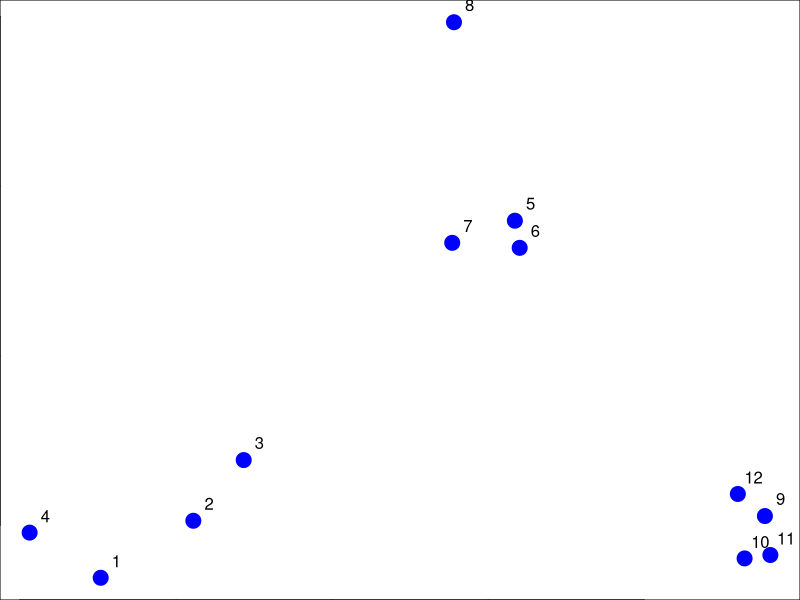
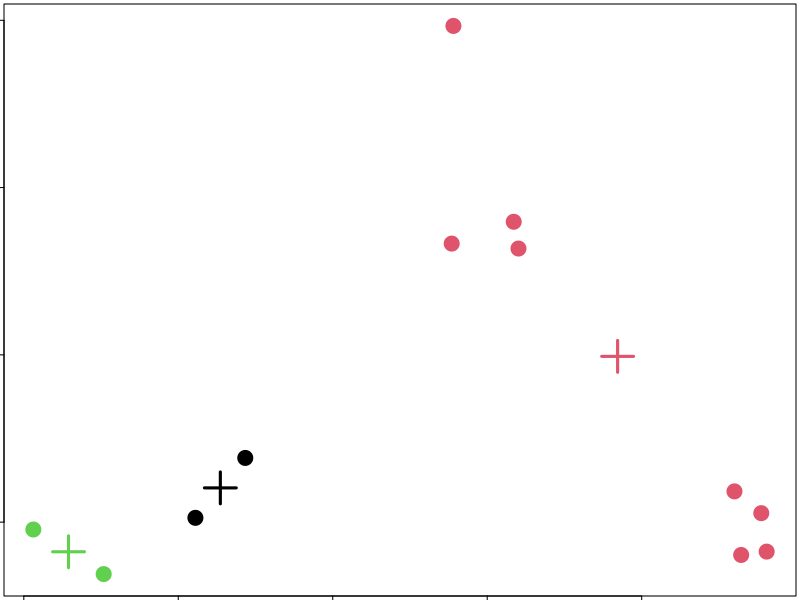
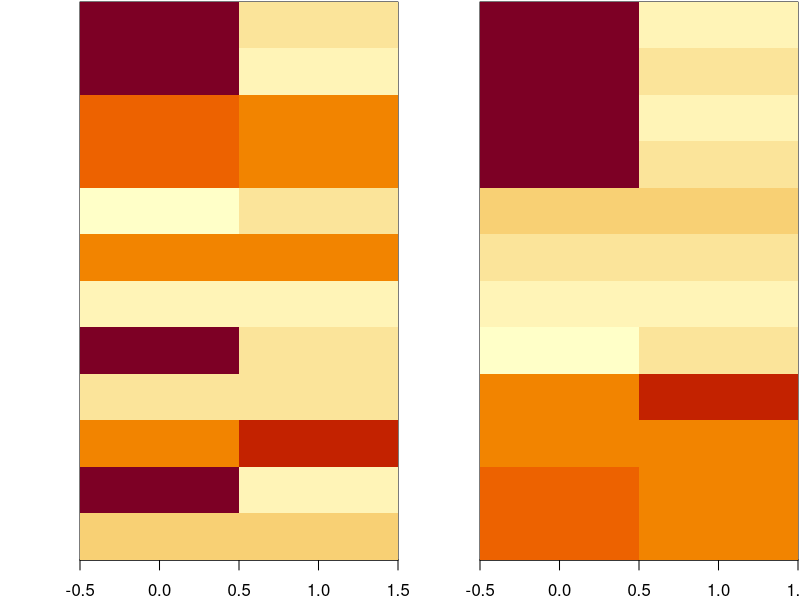

Generate these figures, in order, with R:
## ---- chunk 1
knitr::opts_chunk$set(echo = TRUE)
## ---- chunk 2
set.seed(1234)
par(mar = c(0,0,0,0))
x <- rnorm(12, mean = rep(1:3, each = 4), sd = 0.2)
y <- rnorm(12, mean = rep(c(1,2,1), each = 4), sd = 0.2)
plot(x, y, col = "blue", pch = 19, cex = 2); text(x + 0.05, y + 0.05, labels = as.character(1:12))

dataFrame <- data.frame(x,y)
kmeansobj <- kmeans(dataFrame, centers = 3)
names(kmeansobj)

par(mar = rep(0.2, 4))
plot(x, y, col = kmeansobj$cluster, pch = 19, cex = 2); points(kmeansobj$centers, col = 1:3, pch = 3, cex = 3, lwd = 3)
## ---- chunk 3
set.seed(1234)
dataMatrix <- as.matrix(dataFrame)[sample(1:12), ]
kmeansobj2 <- kmeans(dataMatrix, centers = 3)
par(mfrow = c(1, 2), mar = c(2, 4, 0.1, 0.1))
image(t(dataMatrix)[ , nrow(dataMatrix):1], yaxt = "n")
image(t(dataMatrix)[, order(kmeansobj2$cluster)], yaxt = "n")
